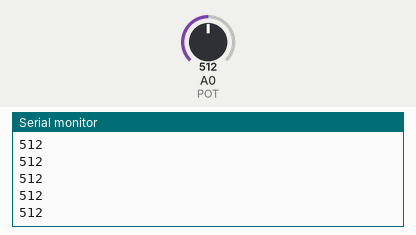
Recording of a sketch running on a simulated Arduino Uno, built with avr-gcc and run on an emulated ATmega328P. Shown: the last lines printed to the serial monitor. Inputs (shaded band) come from the test bench; at power-on: A0 (POT) = 512.

Above: at 1.2 s.
1.3 s: A0 (POT) set to 716
At 2.1 s:
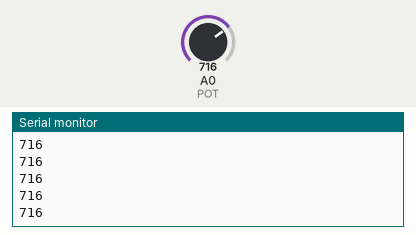
2.8 s: A0 (POT) set to 900
At 3.9 s:
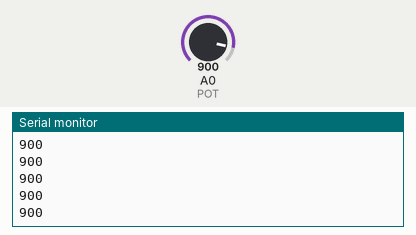
Timing chart, 0 to 5.8 s (numbered marks = the images above; inputs shaded):
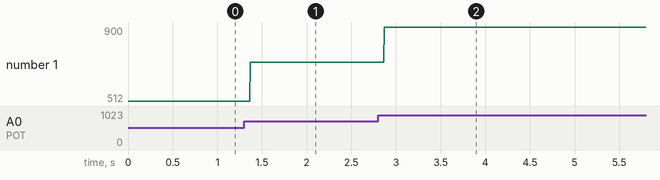

The sketch:

drum_test_v9_sense.ino
```cpp
/**
 * Takes input from circuit to determine speed of metronome/song.
 * Sends bpm to Think/Act Arduino.
 * To manually find beat, send 'f' to the serial.
 * Serial displays information about each listen then displays bpm
 */

#include <SoftwareSerial.h>
#include <math.h>

SoftwareSerial mySerial(11, 10);

int POT = A0;
char state = 'o';                                  //determines whether to look for beat or not
const int beat_pin = A2;                            //looks for pulse to find period fo beat
int bpm = 60;                                      //initial beats per minute value
float period = 1000;                               //length of period, found from beat detection
int pin_val = 0;                                   //reading from beat_pin
int t1, t2 = 0;                                    //time variable to avoid use of delays
int lis = 2;                                       //how many beats should listen for
int start_time = 0;                                //timing for processing time calibration
int end_time, run_time, lastTime, revTime = 0;
const unsigned int debounce = 15000;               //throw out anything faster than this (microseconds)
const int threshold = 100;                         //threshold analogIn reading, must be UNDER this value
int totalTime = 0;
int sense = 0;

void setup() {
  Serial.begin(9600);                              //set up display Serial
  mySerial.begin(14400);                           //set up Arduino communication Serial
  pinMode(POT, INPUT);
  pinMode(beat_pin, INPUT);
  lastTime = micros();
}

void loop() {
  Serial.println(analogRead(POT));
  //if(Serial.available() > 0) {                      //checks for input from Serial
    //state = Serial.read();
    //Serial.write(state);
    //Serial.println(analogRead(beat_pin));
    //if(state == 'f'){                               //finds beat if type 'f'
      //start_time = millis();
      //findPeriod();                                 //finds function to find period
      //Serial.print("BPM: ");
      //Serial.println(bpm);
      //mySerial.write(bpm);                          //send bpm, convert back to period in think/act
    //}
  //}
}

void absolute(long x){                              //takes absolute value of a long
  if(x<0)
    x = -x;
  else
    x = x;
}

void findPeriod(){                                   //function to find period from beat detection
  start_time = millis();
  long avgPeriod = 0;
  int sense = analogRead(POT);
  Serial.println(sense);
  if(sense < threshold && (unsigned long)(micros() - lastTime) > debounce){
    for(int i = 1; i<=lis; i++){
      revTime = micros() - lastTime;
      lastTime = micros();
      Serial.println(revTime);
      period = revTime/1000;
      int totalTime = totalTime + period;
      avgPeriod = float(totalTime);
    }
    avgPeriod = float(avgPeriod)/lis;
    bpm = 60000/avgPeriod;                            //finds bpm with read period
  }

  //processingCalibration();

  bpm = int(bpm);                                     //turns bpm to int since bpm is never not an int
  period = float(60000)/float(bpm);                   //finds proper period from corrected bpm
}

void processingCalibration(){
  end_time = millis();
  run_time = end_time - start_time;

  float periods_taken = float(run_time)/float(period);
  int ideal_time = round(periods_taken)*period;
  int delay_time = ideal_time-run_time;

  delay(delay_time);
  int final_end_time = millis();
  Serial.print("Processing Time: ");
  Serial.println(final_end_time-start_time);
}
```

Measured:
- after the input at 1.3 s, the serial monitor: prints a new line after 0.07 s (image 1)
- after the input at 2.8 s, the serial monitor: prints a new line after 0.07 s (image 2)
- plotted number 1: 512 → 716 after the input at 1.3 s, 716 → 900 after the input at 2.8 s
